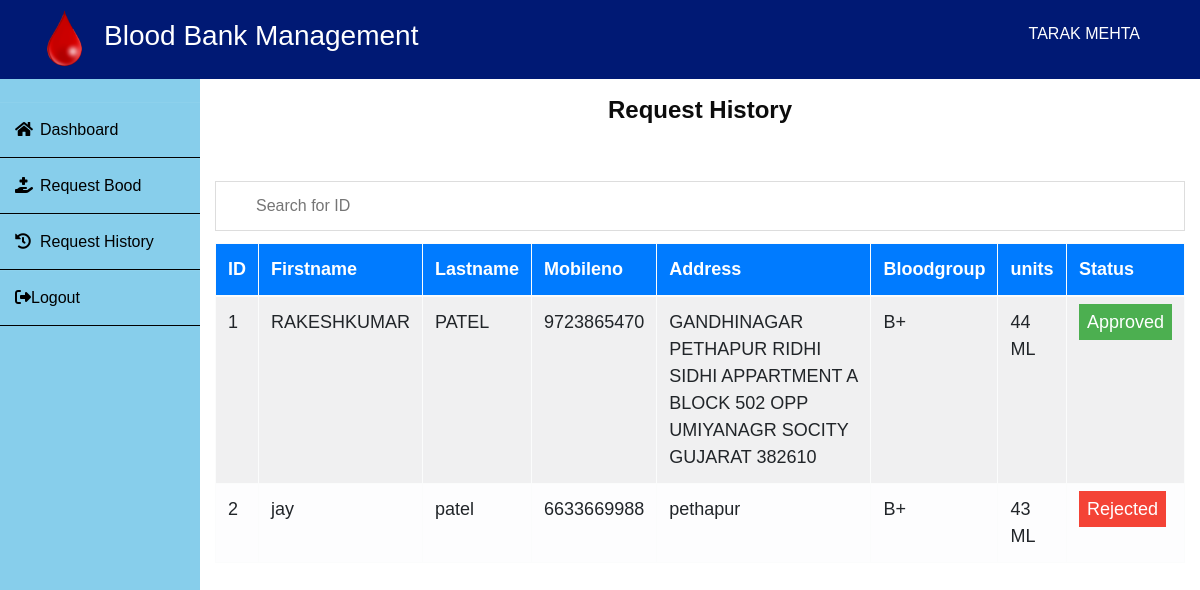
Screenshot of /patient/phistory/ (signed in) with the database file from the repository.
### blood/models.py (models this page shows, shortened)
class BloodRequest(models.Model):
    request_by_patient=models.ForeignKey(pmodels.Patient,null=True,on_delete=models.CASCADE)
    request_by_donor=models.ForeignKey(dmodels.Donor,null=True,on_delete=models.CASCADE)
    firstname=models.CharField(max_length=40)
    lastname=models.CharField(max_length=40)
    mobileno=models.IntegerField(max_length=10)
    address=models.CharField(max_length=100)
    bloodgroup=models.CharField(max_length=10)
    unit=models.PositiveIntegerField(default=0)
    status=models.CharField(max_length=20,default="Pending")

### patient/views.py (the view)
# urls.py: path('phistory/',views.phistory,name="phisotry"),
@login_required(login_url='plogin')
def phistory(request):
    patient= models.Patient.objects.get(user_id=request.user.id)
    blood_request=bmodels.BloodRequest.objects.all().filter(request_by_patient=patient)
    return render(request,"patient/status.html",{'blood_request':blood_request})

### templates/patient/status.html (shortened to what this page needs)
{% extends 'Patient/patientbase.html' %}
{% block content %}
{%load static%}
<head>
   </head>
<br>
<div class="container">
    <H4 class="text-center" ><b>Request History</b></H4><br><br>
    <input type="text" id="myInput" onkeyup="myFunction()" placeholder="Search for ID ">
    <table class="table table-light table-bordered rounded table-striped" id="myTable">
        <thead class="bg-primary">
            <tr>
                <th scope="col" style="color:white">ID</th>
                <th scope="col"style="color:white">Firstname</th>
                <th scope="col"style="color:white">Lastname</th>
                <th scope="col"style="color:white">Mobileno</th>
                <th scope="col"style="color:white">Address</th>
                <th scope="col"style="color:white">Bloodgroup</th>
                <th scope="col"style="color:white">units</th>
                <th scope="col"style="color:white">Status</th>
            </tr>
        </thead>
        <tbody>
            {% for t in blood_request %}
            <tr>
                <td>{{forloop.counter}}</td>
                <td>{{t.firstname}}</td>
                <td> {{t.lastname}}</td>
                <td>{{t.mobileno}}</td>
                <td>{{t.address}}</td>
                <td>{{t.bloodgroup}}</td>
                <td>{{t.unit}} ML</td>
                {% if t.status == 'Approved' %}
                <td><span class="label success"> Approved</span></td>
                {% elif t.status == 'Rejected' %}
                <td><span class="label danger">Rejected</span></td>
                {% else %}
                <td><span style="color:orange;margin-left: 0px;" > <i class="fa-solid fa-clock-rotate-left"  style="color:orange"> </i> Pending</span></td>
                {% endif %}
            </tr>
            {% endfor %}
        </tbody>
    </table>
</div>
{% endblock content %}

### templates/home/innavigation.html (shortened to what this page needs)
{% load static %}
<!DOCTYPE html>
<html>
<head>
  <link rel="stylesheet" type="text/css" href="/static/home/bootstrap.css" />
  <link rel="stylesheet" type="text/css" href="https://cdnjs.cloudflare.com/ajax/libs/OwlCarousel2/2.3.4/assets/owl.carousel.min.css" />
 <link rel="stylesheet" href="/static/assets/css/fontawsom-all.min.css">
  <link rel="stylesheet" href="https://cdnjs.cloudflare.com/ajax/libs/jquery-nice-select/1.1.0/css/nice-select.min.css" />
  <link rel="stylesheet" href="https://cdnjs.cloudflare.com/ajax/libs/bootstrap-datepicker/1.3.0/css/datepicker.css">
  <link href="/static/home/style.css" rel="stylesheet" />
  <link href="/static/home/responsive.css" rel="stylesheet" />
</head>
<body>
  <div class="hero_area">
    <header class="header_section">
      <div class="header_bottom">
        <div class="container-fluid">
          <nav class="navbar navbar-expand-lg custom_nav-container ">
            <a  href="index.html">
              <img src="/static/blood21.png/" width="100%" height="79px">
           </a>
                  <b>
                   <h3 style="color:white">Blood Bank Management</h3>
                  </b>
                <div class="collapse navbar-collapse" id="navbarSupportedContent">
                  <div class="quote_btn-container " style="display:flex">
                      <span style="color:white" >
                       {% block username %} <div style="text-transform:uppercase;">{{request.user.first_name}} {{request.user.last_name}}</div>{% endblock %}
                      </span>
                    <form class="form-inline">
                      <button class="btn  my-2 my-sm-0 nav_search-btn" type="submit">
                      </button>
                    </form>
                  </div>
                </div>
              </nav>
        </div>
      </div>
    </header>
  </div>
</body>
</html>

### static/home/style.css (style rules this page uses)
body { font-family: 'Roboto', sans-serif; color: #0c0c0c; background-color: #ffffff; overflow-x: hidden; }
a, a:hover, a:focus { text-decoration: none; }
.btn, .btn:focus { outline: none !important; -webkit-box-shadow: none; box-shadow: none; }
.hero_area { position: relative; }
.header_section .header_bottom { background-color: #001974; }
.header_section .header_bottom .container-fluid { padding-right: 25px; padding-left: 25px; }
.custom_nav-container { padding: 0; }
.custom_nav-container .nav_search-btn { width: 35px; height: 35px; padding: 0; border: none; color: #ffffff; }

### static/home/responsive.css (style rules this page uses)
@media (min-width: 1200px) { .container { max-width: 1170px; } }

### templates/patient/patientbase.html (style rules this page uses)
* { margin: 0; padding: 0; box-sizing: border-box; list-style: none; text-decoration: none; font-family: 'Josefin Sans', sans-serif; }
body { background-color: #f3f5f9; }

### templates/patient/status.html (style rules this page uses)
.label { color: white; padding: 8px; }
#myInput { background-image: url('/css/searchicon.png'); background-position: 10px 12px; background-repeat: no-repeat; width: 100%; font-size: 16px; padding: 12px 20px 12px 40px; border: 1px solid #ddd; margin-bottom: 12px; }
#myTable { border-collapse: collapse; width: 100%; border: 1px solid #ddd; font-size: 18px; }
#myTable th, #myTable td { text-align: left; padding: 12px; }
#myTable tr { border-bottom: 1px solid #ddd; }
.success { background-color: #4CAF50; }
.danger { background-color: #f44336; }

### rows the page displays
BloodRequest: firstname "RAKESHKUMAR", lastname "PATEL", mobileno "9723865470", address "GANDHINAGAR PETHAPUR RIDHI SIDHI APPARTMENT A BLOCK 502 OPP UMIYANAGR SOCITY GUJARAT 382610", bloodgroup "B+", unit "44", status "Approved"
BloodRequest: firstname "jay", lastname "patel", mobileno "6633669988", address "pethapur", bloodgroup "B+", unit "43", status "Rejected"

### other values shown
{{ request.user.first_name }} "TARAK"
{{ request.user.last_name }} "MEHTA"
